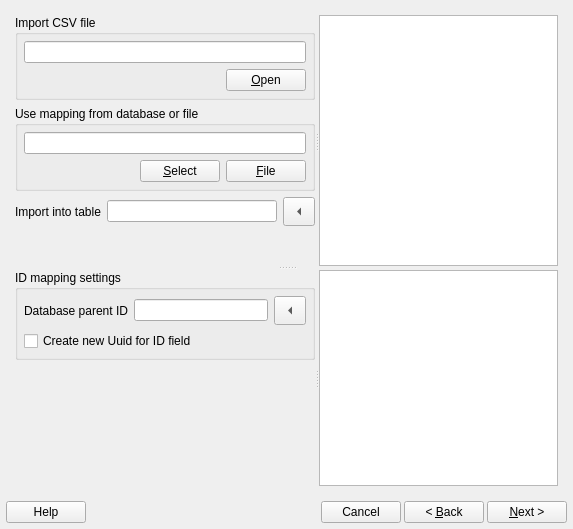
<?xml version="1.0" encoding="UTF-8"?>
<ui version="4.0">
 <class>DB_MappingDialog</class>
 <widget class="QWidget" name="DB_MappingDialog">
  <property name="geometry">
   <rect>
    <x>0</x>
    <y>0</y>
    <width>573</width>
    <height>529</height>
   </rect>
  </property>
  <property name="windowTitle">
   <string>Database Import Mapping</string>
  </property>
  <property name="windowIcon">
   <iconset resource="db.qrc">
    <normaloff>:/images/biluna16.png</normaloff>:/images/biluna16.png</iconset>
  </property>
  <layout class="QGridLayout" name="gridLayout">
   <property name="leftMargin">
    <number>6</number>
   </property>
   <property name="topMargin">
    <number>6</number>
   </property>
   <property name="rightMargin">
    <number>6</number>
   </property>
   <property name="bottomMargin">
    <number>6</number>
   </property>
   <item row="1" column="0">
    <layout class="QHBoxLayout" name="layoutWidget_2">
     <property name="spacing">
      <number>3</number>
     </property>
     <property name="leftMargin">
      <number>0</number>
     </property>
     <property name="topMargin">
      <number>0</number>
     </property>
     <property name="rightMargin">
      <number>0</number>
     </property>
     <property name="bottomMargin">
      <number>0</number>
     </property>
     <item>
      <widget class="QPushButton" name="pbHelp">
       <property name="text">
        <string>Help</string>
       </property>
      </widget>
     </item>
     <item>
      <spacer name="spacer_2">
       <property name="orientation">
        <enum>Qt::Horizontal</enum>
       </property>
       <property name="sizeHint" stdset="0">
        <size>
         <width>40</width>
         <height>20</height>
        </size>
       </property>
      </spacer>
     </item>
     <item>
      <widget class="QPushButton" name="pbCancel">
       <property name="text">
        <string>Cancel</string>
       </property>
      </widget>
     </item>
     <item>
      <widget class="QPushButton" name="pbBack">
       <property name="text">
        <string>&lt; &amp;Back</string>
       </property>
      </widget>
     </item>
     <item>
      <widget class="QPushButton" name="pbNext">
       <property name="text">
        <string>&amp;Next &gt;</string>
       </property>
      </widget>
     </item>
    </layout>
   </item>
   <item row="0" column="0">
    <widget class="QStackedWidget" name="stackedWidget">
     <property name="currentIndex">
      <number>0</number>
     </property>
     <widget class="QWidget" name="pageSettings">
      <layout class="QGridLayout" name="gridLayout_2">
       <item row="0" column="0">
        <widget class="QSplitter" name="splitter_3">
         <property name="orientation">
          <enum>Qt::Vertical</enum>
         </property>
         <widget class="QSplitter" name="splitter">
          <property name="orientation">
           <enum>Qt::Horizontal</enum>
          </property>
          <widget class="QWidget" name="layoutWidget">
           <layout class="QVBoxLayout" name="verticalLayout">
            <item>
             <widget class="QGroupBox" name="groupBox">
              <property name="sizePolicy">
               <sizepolicy hsizetype="Preferred" vsizetype="Preferred">
                <horstretch>0</horstretch>
                <verstretch>0</verstretch>
               </sizepolicy>
              </property>
              <property name="minimumSize">
               <size>
                <width>300</width>
                <height>0</height>
               </size>
              </property>
              <property name="maximumSize">
               <size>
                <width>16777215</width>
                <height>16777215</height>
               </size>
              </property>
              <property name="baseSize">
               <size>
                <width>300</width>
                <height>0</height>
               </size>
              </property>
              <property name="title">
               <string>Import CSV file</string>
              </property>
              <layout class="QGridLayout" name="_5">
               <property name="leftMargin">
                <number>6</number>
               </property>
               <property name="topMargin">
                <number>6</number>
               </property>
               <property name="rightMargin">
                <number>6</number>
               </property>
               <property name="bottomMargin">
                <number>6</number>
               </property>
               <property name="spacing">
                <number>6</number>
               </property>
               <item row="0" column="0">
                <widget class="QLineEdit" name="leCsv">
                 <property name="enabled">
                  <bool>true</bool>
                 </property>
                 <property name="maximumSize">
                  <size>
                   <width>16777215</width>
                   <height>24</height>
                  </size>
                 </property>
                 <property name="readOnly">
                  <bool>true</bool>
                 </property>
                </widget>
               </item>
               <item row="1" column="0">
                <layout class="QHBoxLayout" name="_6">
                 <property name="spacing">
                  <number>6</number>
                 </property>
                 <property name="leftMargin">
                  <number>0</number>
                 </property>
                 <property name="topMargin">
                  <number>0</number>
                 </property>
                 <property name="rightMargin">
                  <number>0</number>
                 </property>
                 <property name="bottomMargin">
                  <number>0</number>
                 </property>
                 <item>
                  <spacer name="spacer_3">
                   <property name="orientation">
                    <enum>Qt::Horizontal</enum>
                   </property>
                   <property name="sizeHint" stdset="0">
                    <size>
                     <width>40</width>
                     <height>20</height>
                    </size>
                   </property>
                  </spacer>
                 </item>
                 <item>
                  <widget class="QPushButton" name="pbOpenCsvFile">
                   <property name="text">
                    <string>&amp;Open</string>
                   </property>
                   <property name="autoDefault">
                    <bool>true</bool>
                   </property>
                  </widget>
                 </item>
                </layout>
               </item>
              </layout>
             </widget>
            </item>
            <item>
             <widget class="QGroupBox" name="groupBox_2">
              <property name="minimumSize">
               <size>
                <width>300</width>
                <height>0</height>
               </size>
              </property>
              <property name="baseSize">
               <size>
                <width>300</width>
                <height>0</height>
               </size>
              </property>
              <property name="title">
               <string>Use mapping from database or file</string>
              </property>
              <layout class="QGridLayout" name="_2">
               <property name="leftMargin">
                <number>6</number>
               </property>
               <property name="topMargin">
                <number>6</number>
               </property>
               <property name="rightMargin">
                <number>6</number>
               </property>
               <property name="bottomMargin">
                <number>6</number>
               </property>
               <property name="spacing">
                <number>6</number>
               </property>
               <item row="1" column="0">
                <layout class="QHBoxLayout" name="_3">
                 <property name="spacing">
                  <number>6</number>
                 </property>
                 <property name="leftMargin">
                  <number>0</number>
                 </property>
                 <property name="topMargin">
                  <number>0</number>
                 </property>
                 <property name="rightMargin">
                  <number>0</number>
                 </property>
                 <property name="bottomMargin">
                  <number>0</number>
                 </property>
                 <item>
                  <spacer>
                   <property name="orientation">
                    <enum>Qt::Horizontal</enum>
                   </property>
                   <property name="sizeHint" stdset="0">
                    <size>
                     <width>40</width>
                     <height>20</height>
                    </size>
                   </property>
                  </spacer>
                 </item>
                 <item>
                  <widget class="QPushButton" name="pbSelectMapping">
                   <property name="text">
                    <string>&amp;Select</string>
                   </property>
                  </widget>
                 </item>
                 <item>
                  <widget class="QPushButton" name="pbOpenMappingFile">
                   <property name="text">
                    <string>&amp;File</string>
                   </property>
                  </widget>
                 </item>
                </layout>
               </item>
               <item row="0" column="0">
                <widget class="QLineEdit" name="leMappingFile"/>
               </item>
              </layout>
             </widget>
            </item>
            <item>
             <layout class="QHBoxLayout" name="layoutWidget_3">
              <property name="spacing">
               <number>6</number>
              </property>
              <property name="leftMargin">
               <number>0</number>
              </property>
              <property name="topMargin">
               <number>0</number>
              </property>
              <property name="rightMargin">
               <number>0</number>
              </property>
              <property name="bottomMargin">
               <number>0</number>
              </property>
              <item>
               <widget class="QLabel" name="label_6">
                <property name="text">
                 <string>Import into table</string>
                </property>
               </widget>
              </item>
              <item>
               <widget class="QLineEdit" name="leSelectedTable">
                <property name="enabled">
                 <bool>true</bool>
                </property>
                <property name="readOnly">
                 <bool>true</bool>
                </property>
               </widget>
              </item>
              <item>
               <widget class="QToolButton" name="pbImportTable">
                <property name="text">
                 <string>...</string>
                </property>
                <property name="iconSize">
                 <size>
                  <width>24</width>
                  <height>22</height>
                 </size>
                </property>
                <property name="arrowType">
                 <enum>Qt::LeftArrow</enum>
                </property>
               </widget>
              </item>
             </layout>
            </item>
            <item>
             <spacer name="verticalSpacer">
              <property name="orientation">
               <enum>Qt::Vertical</enum>
              </property>
              <property name="sizeHint" stdset="0">
               <size>
                <width>270</width>
                <height>13</height>
               </size>
              </property>
             </spacer>
            </item>
           </layout>
          </widget>
          <widget class="DB_ConnectionWidget" name="connectionWidget">
           <property name="sizeIncrement">
            <size>
             <width>1</width>
             <height>0</height>
            </size>
           </property>
           <property name="baseSize">
            <size>
             <width>244</width>
             <height>0</height>
            </size>
           </property>
          </widget>
         </widget>
         <widget class="QSplitter" name="splitter_2">
          <property name="orientation">
           <enum>Qt::Horizontal</enum>
          </property>
          <widget class="QWidget" name="layoutWidget1">
           <layout class="QVBoxLayout" name="verticalLayout_2">
            <item>
             <widget class="QGroupBox" name="groupBox_3">
              <property name="minimumSize">
               <size>
                <width>300</width>
                <height>0</height>
               </size>
              </property>
              <property name="baseSize">
               <size>
                <width>300</width>
                <height>0</height>
               </size>
              </property>
              <property name="title">
               <string>ID mapping settings</string>
              </property>
              <layout class="QGridLayout" name="_4">
               <property name="leftMargin">
                <number>6</number>
               </property>
               <property name="topMargin">
                <number>6</number>
               </property>
               <property name="rightMargin">
                <number>6</number>
               </property>
               <property name="bottomMargin">
                <number>6</number>
               </property>
               <property name="spacing">
                <number>6</number>
               </property>
               <item row="1" column="1">
                <widget class="QLineEdit" name="leParentId">
                 <property name="readOnly">
                  <bool>true</bool>
                 </property>
                </widget>
               </item>
               <item row="1" column="0">
                <widget class="QLabel" name="label_3">
                 <property name="text">
                  <string>Database parent ID</string>
                 </property>
                </widget>
               </item>
               <item row="1" column="2">
                <widget class="QToolButton" name="pbParentId">
                 <property name="text">
                  <string>...</string>
                 </property>
                 <property name="iconSize">
                  <size>
                   <width>24</width>
                   <height>22</height>
                  </size>
                 </property>
                 <property name="checkable">
                  <bool>false</bool>
                 </property>
                 <property name="arrowType">
                  <enum>Qt::LeftArrow</enum>
                 </property>
                </widget>
               </item>
               <item row="2" column="0" colspan="3">
                <widget class="QCheckBox" name="cbUuid">
                 <property name="text">
                  <string>Create new Uuid for ID field</string>
                 </property>
                </widget>
               </item>
              </layout>
             </widget>
            </item>
            <item>
             <spacer name="spacer">
              <property name="orientation">
               <enum>Qt::Vertical</enum>
              </property>
              <property name="sizeHint" stdset="0">
               <size>
                <width>20</width>
                <height>40</height>
               </size>
              </property>
             </spacer>
            </item>
           </layout>
          </widget>
          <widget class="QTableView" name="tableView">
           <property name="sizeIncrement">
            <size>
             <width>1</width>
             <height>0</height>
            </size>
           </property>
           <property name="baseSize">
            <size>
             <width>244</width>
             <height>0</height>
            </size>
           </property>
          </widget>
         </widget>
        </widget>
       </item>
      </layout>
     </widget>
     <widget class="QWidget" name="pageMapping">
      <layout class="QGridLayout">
       <property name="leftMargin">
        <number>9</number>
       </property>
       <property name="topMargin">
        <number>9</number>
       </property>
       <property name="rightMargin">
        <number>9</number>
       </property>
       <property name="bottomMargin">
        <number>9</number>
       </property>
       <property name="spacing">
        <number>6</number>
       </property>
       <item row="2" column="0">
        <layout class="QHBoxLayout" name="layoutWidget_4">
         <property name="spacing">
          <number>6</number>
         </property>
         <property name="leftMargin">
          <number>0</number>
         </property>
         <property name="topMargin">
          <number>0</number>
         </property>
         <property name="rightMargin">
          <number>0</number>
         </property>
         <property name="bottomMargin">
          <number>0</number>
         </property>
         <item>
          <widget class="QCheckBox" name="checkBoxHeaderRow">
           <property name="text">
            <string>File has header row</string>
           </property>
          </widget>
         </item>
         <item>
          <spacer name="spacer_4">
           <property name="orientation">
            <enum>Qt::Horizontal</enum>
           </property>
           <property name="sizeHint" stdset="0">
            <size>
             <width>271</width>
             <height>20</height>
            </size>
           </property>
          </spacer>
         </item>
         <item>
          <widget class="QPushButton" name="pbExportMapping">
           <property name="text">
            <string>E&amp;xport mapping</string>
           </property>
          </widget>
         </item>
         <item>
          <widget class="QPushButton" name="pbSaveMapping">
           <property name="toolTip">
            <string>Save mapping to database</string>
           </property>
           <property name="text">
            <string>&amp;Save</string>
           </property>
          </widget>
         </item>
        </layout>
       </item>
       <item row="1" column="0">
        <widget class="QTableWidget" name="tableWidget"/>
       </item>
       <item row="0" column="0">
        <widget class="QLabel" name="label_4">
         <property name="text">
          <string>Table - File mapping </string>
         </property>
        </widget>
       </item>
      </layout>
     </widget>
     <widget class="QWidget" name="pageProgress">
      <layout class="QGridLayout">
       <property name="leftMargin">
        <number>9</number>
       </property>
       <property name="topMargin">
        <number>9</number>
       </property>
       <property name="rightMargin">
        <number>9</number>
       </property>
       <property name="bottomMargin">
        <number>9</number>
       </property>
       <property name="spacing">
        <number>6</number>
       </property>
       <item row="3" column="0">
        <spacer name="spacer_5">
         <property name="orientation">
          <enum>Qt::Vertical</enum>
         </property>
         <property name="sizeHint" stdset="0">
          <size>
           <width>20</width>
           <height>40</height>
          </size>
         </property>
        </spacer>
       </item>
       <item row="2" column="0">
        <widget class="QLabel" name="lblStatus">
         <property name="text">
          <string>Please wait ...</string>
         </property>
        </widget>
       </item>
       <item row="1" column="0">
        <widget class="QProgressBar" name="progressBar">
         <property name="value">
          <number>24</number>
         </property>
         <property name="orientation">
          <enum>Qt::Horizontal</enum>
         </property>
        </widget>
       </item>
       <item row="0" column="0">
        <widget class="QLabel" name="label">
         <property name="text">
          <string>Importing CSV file</string>
         </property>
        </widget>
       </item>
      </layout>
     </widget>
    </widget>
   </item>
  </layout>
 </widget>
 <customwidgets>
  <customwidget>
   <class>DB_ConnectionWidget</class>
   <extends>QTreeView</extends>
   <header>db_connectionwidget.h</header>
  </customwidget>
 </customwidgets>
 <resources>
  <include location="db.qrc"/>
 </resources>
 <connections/>
</ui>
